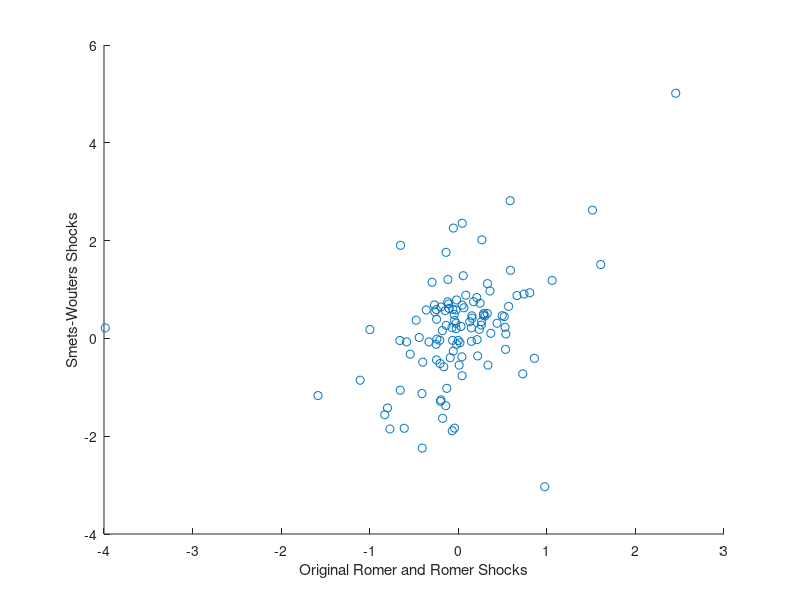
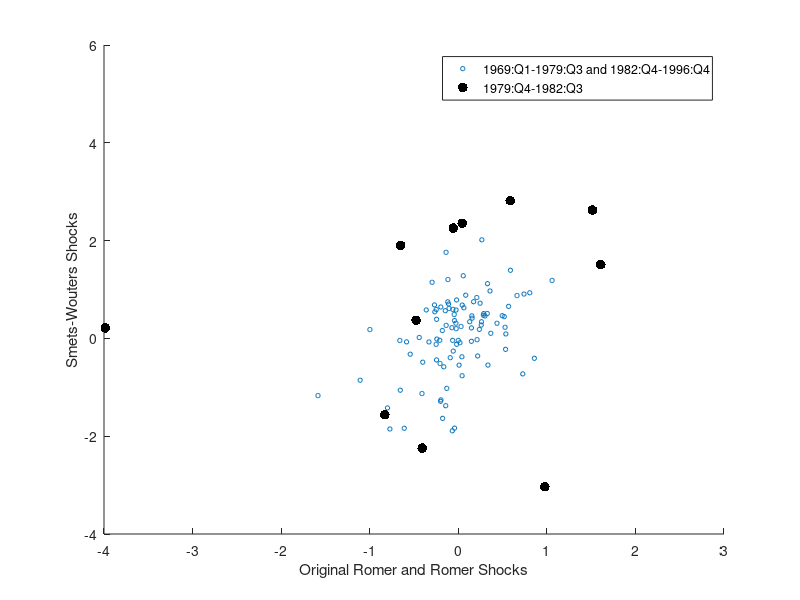

Here is the MATLAB script that generated these plots, in order:
% scatterSW.m

% this file plots scatterplot of original R&R shocks versus
% Smets-Wouters shocks, at quarterly frequency.
clear all
dat=[0.3904249	-0.2450000
1.3931097	0.5890000
0.4455874	0.5190000
-0.0594079	0.1480000
-0.0423869	-0.6600000
0.5806202	-0.0250000
0.1808283	-0.9980000
-0.0708964	-0.5840000
-1.8523155	-0.7720000
0.9328785	0.8070000
1.2039528	-0.1170000
-1.1691963	-1.5840000
-1.8893600	-0.0680000
0.6849269	-0.2690000
-0.0418450	0.0000000
-0.5465234	0.0090000
0.6548119	0.5680000
0.8762036	0.6630000
1.7600319	-0.1380000
-0.8553331	-1.1080000
-0.7255395	0.7280000
1.1867537	1.0590000
-0.3228670	-0.5430000
-1.6353206	-0.1770000
-1.8378665	-0.6100000
-0.0725132	-0.3310000
0.1608872	-0.1800000
-1.2864057	-0.2010000
-1.4218563	-0.7990000
0.6424023	-0.1970000
-0.5807965	-0.1640000
-1.3763182	-0.1420000
-1.1278216	-0.4100000
-0.4394963	-0.2460000
0.2667625	-0.1370000
-1.2577399	-0.1960000
-0.2596852	-0.0570000
-1.8348719	-0.0420000
0.5816604	-0.3620000
0.2726208	0.2590000
-0.1202732	-0.0190000
-0.3767322	0.0410000
-0.4072167	0.8590000
2.3547324	0.0450000
1.5098510	1.6080000
0.2141897	-3.9850000
-3.0339356	0.9760000
5.0136592	2.4550000
0.3723257	-0.4760000
2.6235304	1.5150000
1.9038241	-0.6520000
-1.5614643	-0.8300000
2.8165294	0.5860000
2.2561817	-0.0560000
-2.2433201	-0.4070000
-0.2238372	0.5340000
1.1201084	0.3300000
0.7862684	-0.0190000
-0.0133534	-0.2420000
0.5091248	0.3270000
0.4136723	0.1560000
0.7503394	0.1730000
2.0155314	0.2660000
-1.0593794	-0.6550000
-0.7638055	0.0430000
0.6123428	-0.1040000
0.7199387	0.2460000
1.2816026	0.0560000
0.7036708	-0.1100000
0.4743558	0.2830000
-0.4862377	-0.4010000
0.5935838	-0.0610000
0.1046644	0.3670000
0.1843150	0.2380000
-0.0384031	-0.2090000
0.5436143	-0.2650000
-0.5135908	-0.2060000
0.4648062	0.4960000
0.5898358	-0.2490000
0.3098260	0.4370000
0.9699640	0.3580000
0.4613668	0.1530000
-0.0400021	-0.0640000
0.4898148	-0.0460000
-0.3583425	0.2190000
0.6819096	0.0440000
0.8836885	0.0840000
1.1480187	-0.2960000
0.1990997	-0.0240000
0.3409225	0.2620000
0.6256495	0.0630000
0.3651733	-0.0430000
-1.0215730	-0.1300000
0.2145777	0.1480000
-0.3944004	-0.0910000
0.0185898	-0.4410000
0.2449050	0.0310000
-0.5458745	0.3350000
-0.0259301	0.2120000
-0.1208556	-0.2500000
0.0908236	0.5370000
0.5072455	0.2870000
0.2275912	0.5280000
0.4585574	0.3010000
0.9072540	0.7420000
0.8354776	0.2090000
0.2186740	-0.0720000
0.7484244	-0.1190000
0.3410071	0.1290000
0.3101248	-0.0270000
0.5667016	-0.1470000
-0.0876126	0.0190000
];

uRR=dat(:,2); uG=dat(:,1);

figure(1)
scatter(uRR,uG)
xlabel('Original Romer and Romer Shocks')
ylabel('Smets-Wouters Shocks')
figure(2)
scatter([uRR(1:43); uRR(56:112)],[uG(1:43); uG(56:112)],10)
hold on
scatter(uRR(44:55),uG(44:55),50,'k','filled')
hold off
xlabel('Original Romer and Romer Shocks')
ylabel('Smets-Wouters Shocks')
legend('1969:Q1-1979:Q3 and 1982:Q4-1996:Q4','1979:Q4-1982:Q3')



